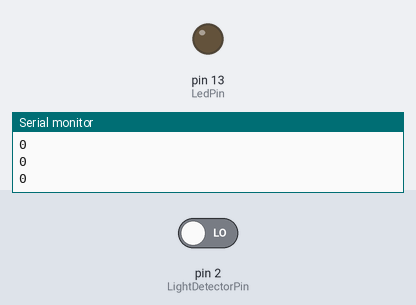
A sketch run on a simulated Arduino Uno, built with avr-gcc and run on an emulated ATmega328P. Shown: output pins drawn as LEDs (lit = HIGH), the last lines printed to the serial monitor. The test bench sets the inputs (shaded band); at power-on: pin 2 (LightDetectorPin) LOW.

Above: at 1.8 s.
1.9 s: pin 2 (LightDetectorPin) driven HIGH
At 2.3 s:
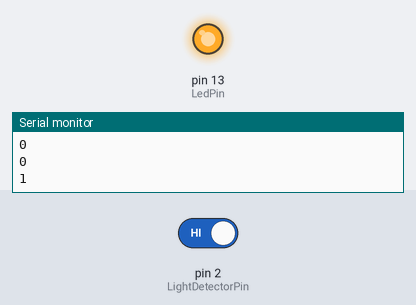
3.5 s: pin 2 (LightDetectorPin) driven LOW
At 4.6 s:
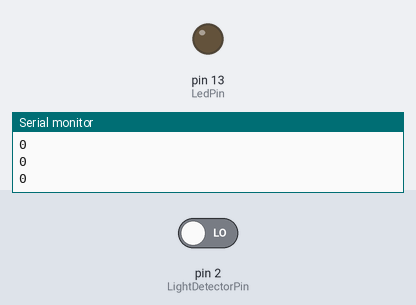
Timing chart, 0 to 6.5 s (numbered marks = the images above; inputs shaded):
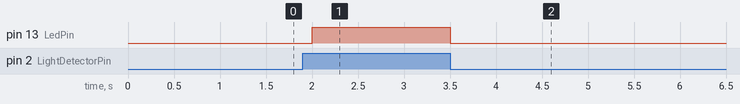

The sketch:

photoresistance-lm393.ino
```cpp
static const auto LightDetectorPin = 2;
static const auto LedPin = 13;

void setup() {
  pinMode(LightDetectorPin, INPUT);
  pinMode(LedPin, OUTPUT);
  digitalWrite(LedPin, LOW);
  Serial.begin(9600);
}

void loop() {
  // put your main code here, to run repeatedly:
  auto lightDetectorValue = digitalRead(LightDetectorPin);
  Serial.println(lightDetectorValue);
  digitalWrite(LedPin, lightDetectorValue);

  delay(500);
}
```

Measured:
- after the input at 1.9 s, pin 13 (LedPin): LOW → HIGH after 0.10 s
- after the input at 3.5 s, pin 13 (LedPin): HIGH → LOW at once
